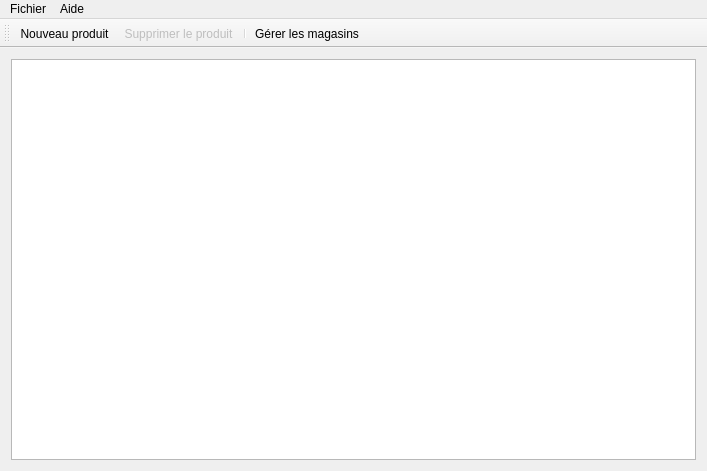
<?xml version="1.0" encoding="UTF-8"?>
<ui version="4.0">
 <class>MainWindow</class>
 <widget class="QMainWindow" name="MainWindow">
  <property name="geometry">
   <rect>
    <x>0</x>
    <y>0</y>
    <width>707</width>
    <height>471</height>
   </rect>
  </property>
  <property name="windowTitle">
   <string>Gestionnaire de garanties Hermès</string>
  </property>
  <property name="windowIcon">
   <iconset resource="resources.qrc">
    <normaloff>:/images/icon-hermes.png</normaloff>:/images/icon-hermes.png</iconset>
  </property>
  <widget class="QWidget" name="centralWidget">
   <layout class="QVBoxLayout" name="verticalLayout">
    <item>
     <widget class="QListWidget" name="listeProduits"/>
    </item>
   </layout>
  </widget>
  <widget class="QMenuBar" name="menuBar">
   <property name="geometry">
    <rect>
     <x>0</x>
     <y>0</y>
     <width>707</width>
     <height>25</height>
    </rect>
   </property>
   <property name="nativeMenuBar">
    <bool>true</bool>
   </property>
   <widget class="QMenu" name="menuFichier">
    <property name="title">
     <string>Fichier</string>
    </property>
    <addaction name="actionNouveauProduit"/>
    <addaction name="actionSupprimerProduit"/>
    <addaction name="separator"/>
    <addaction name="actionGererMagasins"/>
   </widget>
   <widget class="QMenu" name="menuAide">
    <property name="title">
     <string>Aide</string>
    </property>
    <addaction name="actionAide"/>
    <addaction name="actionAPropos"/>
   </widget>
   <addaction name="menuFichier"/>
   <addaction name="menuAide"/>
  </widget>
  <widget class="QToolBar" name="mainToolBar">
   <attribute name="toolBarArea">
    <enum>TopToolBarArea</enum>
   </attribute>
   <attribute name="toolBarBreak">
    <bool>false</bool>
   </attribute>
   <addaction name="actionNouveauProduit"/>
   <addaction name="actionSupprimerProduit"/>
   <addaction name="separator"/>
   <addaction name="actionGererMagasins"/>
  </widget>
  <action name="actionNouveauProduit">
   <property name="text">
    <string>Nouveau produit...</string>
   </property>
   <property name="shortcut">
    <string>Ctrl+N</string>
   </property>
  </action>
  <action name="actionSupprimerProduit">
   <property name="enabled">
    <bool>false</bool>
   </property>
   <property name="text">
    <string>Supprimer le produit</string>
   </property>
   <property name="shortcut">
    <string>Ctrl+D</string>
   </property>
  </action>
  <action name="actionGererMagasins">
   <property name="text">
    <string>Gérer les magasins...</string>
   </property>
  </action>
  <action name="actionAide">
   <property name="text">
    <string>Centre d'aide</string>
   </property>
   <property name="shortcut">
    <string>F1</string>
   </property>
  </action>
  <action name="actionAPropos">
   <property name="text">
    <string>À propos...</string>
   </property>
  </action>
 </widget>
 <layoutdefault spacing="6" margin="11"/>
 <resources>
  <include location="resources.qrc"/>
 </resources>
 <connections/>
</ui>
